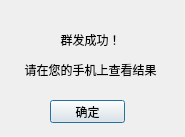
<?xml version="1.0" encoding="UTF-8"?>
<ui version="4.0">
 <class>Groupsend_Success_Dialog</class>
 <widget class="QDialog" name="Groupsend_Success_Dialog">
  <property name="geometry">
   <rect>
    <x>0</x>
    <y>0</y>
    <width>185</width>
    <height>137</height>
   </rect>
  </property>
  <property name="windowTitle">
   <string>群发成功</string>
  </property>
  <widget class="QLabel" name="label">
   <property name="geometry">
    <rect>
     <x>10</x>
     <y>20</y>
     <width>161</width>
     <height>71</height>
    </rect>
   </property>
   <property name="text">
    <string>&lt;!DOCTYPE HTML PUBLIC &quot;-//W3C//DTD HTML 4.0//EN&quot; &quot;http://www.w3.org/TR/REC-html40/strict.dtd&quot;&gt;
&lt;html&gt;&lt;head&gt;&lt;meta name=&quot;qrichtext&quot; content=&quot;1&quot; /&gt;&lt;style type=&quot;text/css&quot;&gt;
p, li { white-space: pre-wrap; }
&lt;/style&gt;&lt;/head&gt;&lt;body style=&quot; font-family:'SimSun'; font-size:9pt; font-weight:400; font-style:normal;&quot;&gt;
&lt;p align=&quot;center&quot; style=&quot; margin-top:12px; margin-bottom:12px; margin-left:0px; margin-right:0px; -qt-block-indent:0; text-indent:0px;&quot;&gt;群发成功！&lt;/p&gt;
&lt;p align=&quot;center&quot; style=&quot; margin-top:12px; margin-bottom:12px; margin-left:0px; margin-right:0px; -qt-block-indent:0; text-indent:0px;&quot;&gt;请在您的手机上查看结果&lt;/p&gt;&lt;/body&gt;&lt;/html&gt;</string>
   </property>
  </widget>
  <widget class="QPushButton" name="pushButton">
   <property name="geometry">
    <rect>
     <x>50</x>
     <y>100</y>
     <width>75</width>
     <height>23</height>
    </rect>
   </property>
   <property name="text">
    <string>确定</string>
   </property>
  </widget>
 </widget>
 <resources/>
 <connections>
  <connection>
   <sender>pushButton</sender>
   <signal>clicked()</signal>
   <receiver>Groupsend_Success_Dialog</receiver>
   <slot>close()</slot>
   <hints>
    <hint type="sourcelabel">
     <x>87</x>
     <y>111</y>
    </hint>
    <hint type="destinationlabel">
     <x>92</x>
     <y>68</y>
    </hint>
   </hints>
  </connection>
 </connections>
</ui>
